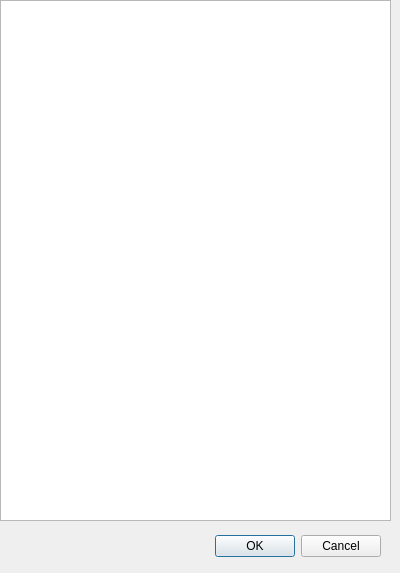
<?xml version="1.0" encoding="UTF-8"?>
<ui version="4.0">
 <class>FluidNexusHelp</class>
 <widget class="QDialog" name="FluidNexusHelp">
  <property name="geometry">
   <rect>
    <x>0</x>
    <y>0</y>
    <width>400</width>
    <height>573</height>
   </rect>
  </property>
  <property name="windowTitle">
   <string>Dialog</string>
  </property>
  <widget class="QDialogButtonBox" name="buttonBox">
   <property name="geometry">
    <rect>
     <x>40</x>
     <y>530</y>
     <width>341</width>
     <height>32</height>
    </rect>
   </property>
   <property name="orientation">
    <enum>Qt::Horizontal</enum>
   </property>
   <property name="standardButtons">
    <set>QDialogButtonBox::Cancel|QDialogButtonBox::Ok</set>
   </property>
  </widget>
  <widget class="QTextBrowser" name="fluidNexusHelpBrowser">
   <property name="geometry">
    <rect>
     <x>0</x>
     <y>0</y>
     <width>391</width>
     <height>521</height>
    </rect>
   </property>
  </widget>
 </widget>
 <resources/>
 <connections>
  <connection>
   <sender>buttonBox</sender>
   <signal>accepted()</signal>
   <receiver>FluidNexusHelp</receiver>
   <slot>accept()</slot>
   <hints>
    <hint type="sourcelabel">
     <x>248</x>
     <y>254</y>
    </hint>
    <hint type="destinationlabel">
     <x>157</x>
     <y>274</y>
    </hint>
   </hints>
  </connection>
  <connection>
   <sender>buttonBox</sender>
   <signal>rejected()</signal>
   <receiver>FluidNexusHelp</receiver>
   <slot>reject()</slot>
   <hints>
    <hint type="sourcelabel">
     <x>316</x>
     <y>260</y>
    </hint>
    <hint type="destinationlabel">
     <x>286</x>
     <y>274</y>
    </hint>
   </hints>
  </connection>
 </connections>
</ui>
